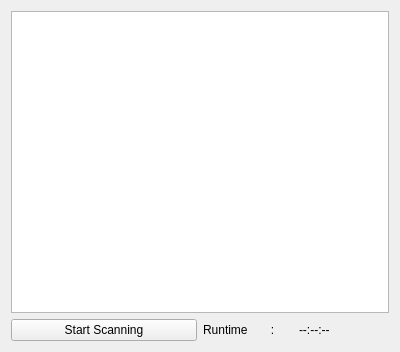
<?xml version="1.0" encoding="UTF-8"?>
<ui version="4.0">
 <class>MappingGUI</class>
 <widget class="QWidget" name="MappingGUI">
  <property name="geometry">
   <rect>
    <x>0</x>
    <y>0</y>
    <width>400</width>
    <height>352</height>
   </rect>
  </property>
  <property name="windowTitle">
   <string>Form</string>
  </property>
  <layout class="QVBoxLayout" name="verticalLayout_2">
   <item>
    <layout class="QVBoxLayout" name="verticalLayout">
     <item>
      <widget class="QGraphicsView" name="graphView"/>
     </item>
    </layout>
   </item>
   <item>
    <layout class="QHBoxLayout" name="horizontalLayout">
     <item>
      <widget class="QPushButton" name="startButton">
       <property name="text">
        <string>Start Scanning</string>
       </property>
      </widget>
     </item>
     <item>
      <layout class="QHBoxLayout" name="horizontalLayout_2">
       <item>
        <widget class="QLabel" name="runtimeLabel">
         <property name="layoutDirection">
          <enum>Qt::LeftToRight</enum>
         </property>
         <property name="text">
          <string>Runtime       :</string>
         </property>
        </widget>
       </item>
       <item>
        <widget class="QLabel" name="timerLabel">
         <property name="text">
          <string>--:--:--</string>
         </property>
        </widget>
       </item>
      </layout>
     </item>
    </layout>
   </item>
  </layout>
 </widget>
 <resources/>
 <connections/>
</ui>
